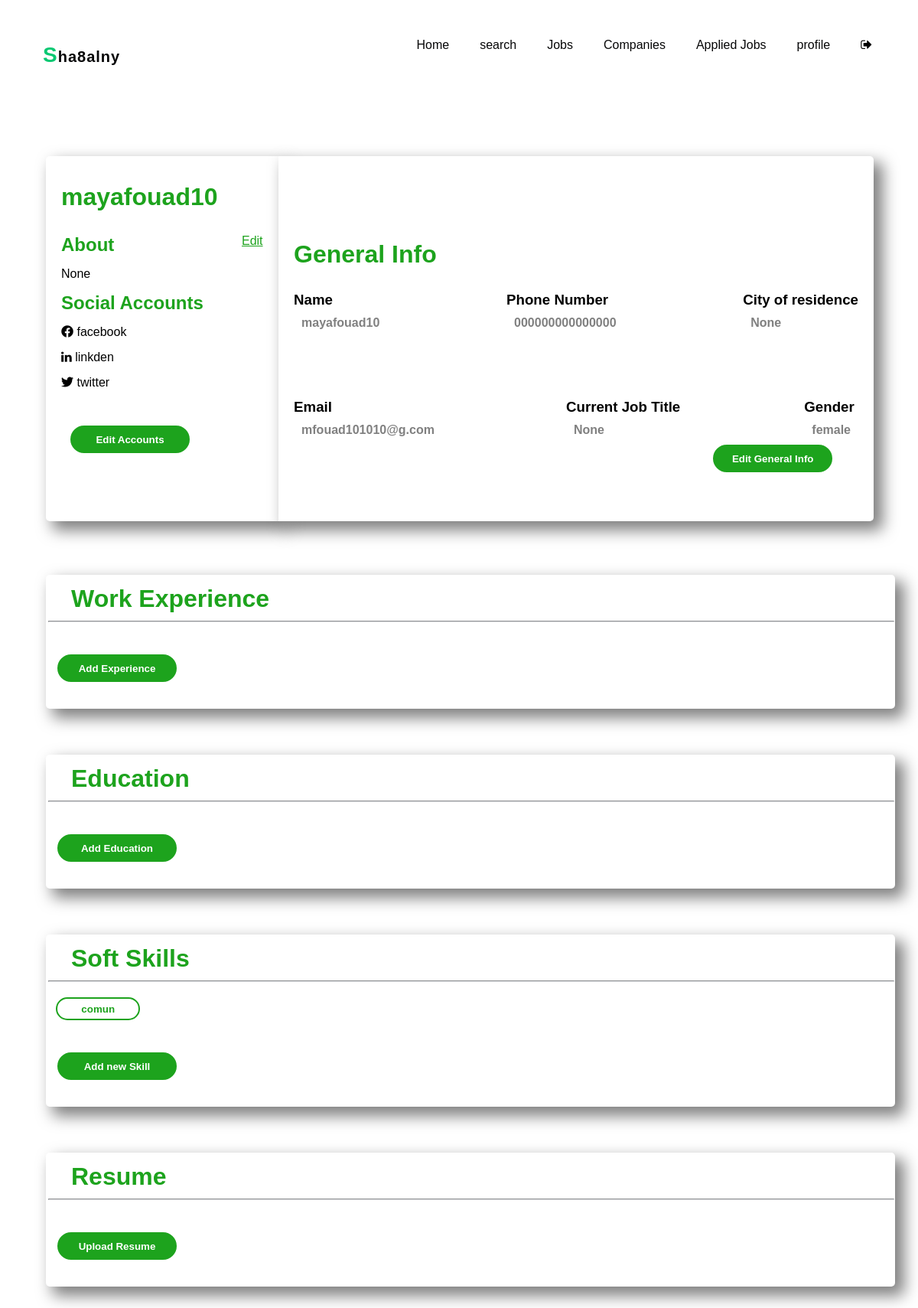
The app's page /userProfile (signed in) with its own data.
### pages/models.py (models this page shows, shortened)
class Users(models.Model):
    username = models.CharField(max_length=100)
    password = models.CharField(max_length=100)
    email = models.EmailField()
    birth_date = models.DateField()
    gender = models.CharField(max_length=100)
    phone_number = models.CharField(max_length=100)

class userGeneralInfo(models.Model):
    user_description_info = models.TextField(null = True)
    user_current_position = models.CharField(max_length=80, null = True)
    user_city_of_resideance = models.CharField(max_length=50, null = True)
    user_id = models.ForeignKey(Users, on_delete=models.CASCADE, null = True)

class userSkill(models.Model):
    skill = models.CharField(max_length=80)
    user_id = models.ForeignKey(Users, on_delete=models.CASCADE, null = True)

### pages/views.py (the view)
# urls.py: path('userProfile' , views.userMainProfile, name = "userMainProfile"),
def userMainProfile(request):
    userId = request.session.get('user_id')
    return render(request, 'pages/userProfileLast.html', getUserData(userId))

### pages/views.py (called while the page is built)
def getUserData(userId):
    userData = {
        'experience': userExperience.objects.filter(user_id = userId),
        'education': userEducation.objects.filter(user_id = userId),
        'skills': userSkill.objects.filter(user_id = userId),
        'userDetails': Users.objects.get(id=userId),
        'generalInfo': userGeneralInfo.objects.get(user_id = userId),
        'socailApps': userSocialMediaApps.objects.get(user_id = userId),
        'userResume': userResume.objects.filter(user_id = userId),
        'userImage': userProfile.objects.get(user_id = userId),
    }
    return userData

### pages/templates/pages/userProfileLast.html (shortened to what this page needs)
{% load static %}
<!DOCTYPE html>
<html lang="en">
<head>
    <link rel="stylesheet" href="https://cdnjs.cloudflare.com/ajax/libs/font-awesome/5.15.4/css/all.min.css" />
    <link rel = "stylesheet" href = "{% static 'css/userProfile2.css' %}">
    <link rel = "stylesheet" href = "{% static 'css/navBar.css' %}">
    <link rel="stylesheet" href="https://cdnjs.cloudflare.com/ajax/libs/font-awesome/4.7.0/css/font-awesome.min.css">
</head>
<body>
    <div class="container">
       <nav>
        <nav>
            {% if request.session.current_user == "user" %}
        <div class = "nav-bar">
            <div class = "nav-left-section">
                <p>   <span>S</span>ha8alny </p>
            </div>
            <div class = "nav-right-section">
            <ul>
                <li> <a href ="{%url 'homePage'%}"> Home</a> </li>
                <li> <a href ="{%url 'homePage'%}"> search</a>  </li>
                <li> <a href ="{%url 'jobDetails'%}">Jobs</a>  </li>
                <li> <a href ="{%url 'company'%}"> Companies</a>  </li>
                <li> <a href ="{%url 'userCurrentlyAppliedJobs'%}">Applied Jobs</a>  </li>
                <li> <a href ="{%url 'userProfileLast'%}">profile</a>  </li>
                <li> <a href ="{%url 'logout'%}" id = "userLogOut">
                    <i class="fa fa-sign-out" style = "color:black">  </i> </a>
            </li>
        </ul>
        </div>
        </div>
        {% endif %}
        </nav>
       </nav>
        <div class="top-section">
            <div class = "top-left-section">
                <div  id = "user-info">
                    <h1> {{userDetails.username}} </h1>
                </div>
                <div id = "about-user">
                    <div class="about-first-line">
                        <h2>About</h2>
                        <a href = "#" onclick ="showForm('about-form')"> Edit </a>
                    </div>
                    <p id = "about-paragraph">
                       {{generalInfo.user_description_info}}
                    </p>
                </div>
                <div id = "social-accounts">
                    <h2>Social Accounts</h2>
                    <ul>
                        <li>
                            <i class="fab fa-facebook"></i>
                            <a href = "{{socialApps.facbook_url}}" id = "user-facebook">
                                facebook
                            </a>
                        </li>
                        <li>
                            <i class="fa fa-linkedin"></i>
                            <a href= "{{socialApps.linkiden_url}}" id = "user-linkden">linkden</a>
                        </li>
                        <li>
                            <i class="fab fa-twitter"></i>
                            <a href = "{{socialApps.twitter_url}}" id = "user-twitter">twitter </a>
                        </li>
                    </ul>
                    <button class="page-button" onclick = "showForm('social-account-form')"> Edit Accounts </button>
                </div>
            </div>
            <div class = "top-right-section">
                <h1>General Info</h1>
                <div id="first-general-info-line">
                    <div class = "general-info-item">
                        <h3>Name</h3>
                        <span id ="general-info-name"> {{userDetails.username}}</span>
                    </div>
                    <div class = "general-info-item">
                        <h3>Phone Number</h3>
                        <span id = "general-info-number"> {{userDetails.phone_number}} </span>
                    </div>
                    <div class="general-info-item">
                        <h3>City of residence</h3>
                        <span id = "general-info-city"> {{generalInfo.user_city_of_resideance}} </span>
                    </div>
                </div>
                <div id="second-general-info-line">
                    <div class="general-info-item">
                        <h3>Email </h3>
                        <span id = "general-info-email">  {{userDetails.email}} </span>
                    </div>
                    <div class="general-info-item">
                        <h3>Current Job Title </h3>
                        <span id = "general-info-job-title"> {{generalInfo.user_current_position}} </span>
                    </div>
                    <div class = "general-info-item">
                        <h3>Gender</h3>
                        <span id = "general-info-gender"> {{userDetails.gender}} </span>
                    </div>
                </div>
                <button class = "page-button" onclick="showForm('general-info-form')" id = "general-info-button">
                    Edit General Info
                </button>
            </div>
        </div>
        <div class = "bottom-section">
            <div id = "work-experience" >
                <h1>Work Experience</h1>
                <hr>
                <button id = "add-Work-button" onclick="showForm('add-work-form')" class ="page-button">Add Experience</button>
            </div>
            <div id = "education">
                <h1>Education</h1>
                <hr>
                <button onclick="showForm('add-education-form')" id ="add-education-button" class ="page-button"> Add Education </button>
            </div>
            <div id = "soft-skills">
                <h1>Soft Skills</h1>
                <hr>
                {% for skill in skills %}
                <button class="user-skill">
                    {{ skill.skill }}
                </button>
                {% endfor %}
                <button id = "add-skill-button" onclick = "showForm('add-soft-skill-form')" class ="page-button">Add new Skill</button>
            </div>
            <div id="resume">
                <h1> Resume </h1>
                <hr>
                 <button id = "add-resume-button" onclick = "showForm('add-resume-form')">Upload Resume </button>
            </div>
        </div>
    </div>
</body>
</html>

### project/static/css/userProfile2.css (style rules this page uses)
* { margin: 0px; padding: 0px; font-family: 'Poppins', sans-serif; }
body { background-color: white; }
li { list-style: none; }
a { text-decoration: none; color: black; cursor: pointer; }
:root { --main-color: rgb(29, 163, 29); --secoundry-color: rgb(69, 192, 69); }
.nav-bar { display: flex; justify-content: space-between; margin: 20px 30px; position: sticky; }
.nav-bar ul li { display: inline-block; margin:10px 20px 5px 0px; color:var(--main-color); }
.nav-left-section { display: flex; font-size: 18px; justify-content: space-between; }
.nav-left-section p { font-weight: bold; color:#0d6dc7; }
.top-section { display: flex; }
.top-left-section { background-color: white; margin: 60px 0.5px 60px 60px; width: 25%; padding: 20px; box-shadow: 10px 10px 20px 2px rgba(0, 0, 0, 0.5); border-top-left-radius: 5px; border-bottom-left-radius: 5px; }
.top-left-section h1, .top-left-section h2 { margin: 15px 0px; color: var(--main-color); }
#social-accounts ul li { margin: 15px 0px; }
.top-right-section { margin: 60px 58px 60px 0px; border-top-right-radius: 5px; border-bottom-right-radius: 5px; width: 70%; padding: 20px; background-color: white; box-shadow: 10px 10px 20px 2px rgba(0, 0, 0, 0.5); position: relative; }
.top-right-section h1 { margin: 90px 0px 30px 0px; color:var(--main-color); }
.top-right-section h3 { margin-bottom: 10px; }
.general-info-item span { margin: 30px 10px 30px 10px; color: gray; font-weight: bold; }
#first-general-info-line, #second-general-info-line { display: flex; justify-content: space-between; margin: 30px 0px; margin-bottom: 90px; }
#general-info-button { position: absolute; top: 90%; left: 90%; transform: translate(-90%, -210%); }
.about-first-line { display: flex; justify-content: space-between; }
.about-first-line a { margin: 15px 0px; text-decoration: underline; color:var(--main-color); }
#work-experience, #soft-skills, #education, #resume { margin: 10px 60px 60px 60px; border: 3px transparent solid; border-radius: 5px; width: 92%; background-color: white; box-shadow: lightgray; display: flex; flex-direction: column; box-shadow: 10px 10px 20px 2px rgba(0, 0, 0, 0.5); position: relative; }
#work-experience hr, #soft-skills hr, #education hr, #resume hr { width: 100%; margin: 10px 0px; border-color: #dfe1e4; }
#work-experience h1, #soft-skills h1, #education h1, #resume h1 { color:var(--main-color); margin: 10px 0px 0px 30px; }
.user-skill { border: 2px var(--main-color) solid; height: 30px; width: 10%; color:var(--main-color); background-color: white; margin: 10px; display: inline-block; }
button, .form-button { margin: 30px 10px; background-color: var(--main-color); color: white; border: 2px white solid; height: 40px; width: 160px; border-radius: 20px; text-align: center; font-weight: bold; transition: 0.3ms; }

### project/static/css/navBar.css (style rules this page uses)
.nav-bar { display: flex; justify-content: space-between; margin: 30px; border:4px rgb(195, 234, 197); }
.nav-bar ul { list-style-type: none; background-color: white; padding: 0%; margin: 0%; overflow: hidden; position: sticky; top: 0; }
.nav-bar a { color: rgb(7, 7, 8); text-decoration: none; display: block; text-align: center; top: 0; border-radius: 6px; padding: 10px; }
.nav-bar li { margin: 20px; float:left; position: sticky; top: 0; }
nav .nav-left-section p { font-size: 20px; font-weight: bold; float: left; color: rgb(7, 7, 8); letter-spacing: 1px; background-color: white; margin: 0%; padding: 26px; text-align: center; position: sticky; top: 0; }
.nav-left-section p span { color: #09c872; font-size: 28px; }

### records on screen
Users: username "mayafouad10", phone_number "000000000000000", email "mfouad101010@g.com", gender "female"
userGeneralInfo: user_description_info "None", user_city_of_resideance "None", user_current_position "None"
userSkill: skill "comun"
